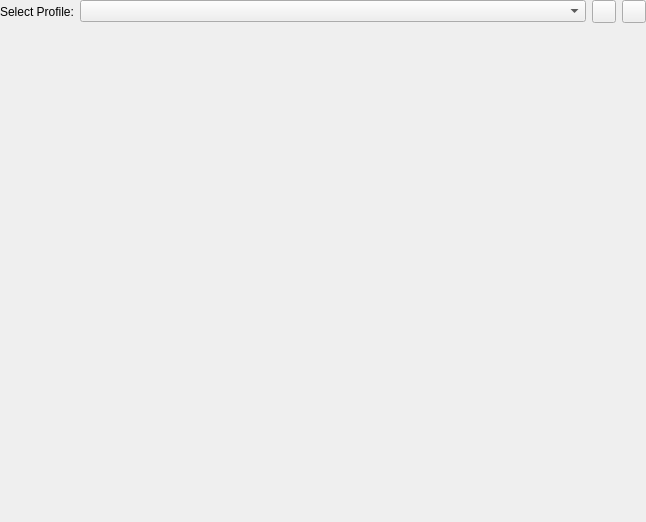
<?xml version="1.0" encoding="UTF-8"?>
<ui version="4.0">
 <class>TabletWidget</class>
 <widget class="QWidget" name="TabletWidget">
  <property name="geometry">
   <rect>
    <x>0</x>
    <y>0</y>
    <width>646</width>
    <height>522</height>
   </rect>
  </property>
  <property name="windowTitle">
   <string>Graphic Tablet Settings</string>
  </property>
  <property name="locale">
   <locale language="English" country="UnitedKingdom"/>
  </property>
  <layout class="QVBoxLayout" name="verticalLayout">
   <property name="margin">
    <number>0</number>
   </property>
   <item>
    <layout class="QHBoxLayout" name="profileLayout">
     <item>
      <widget class="QLabel" name="profileLabel">
       <property name="text">
        <string>Select Profile:</string>
       </property>
       <property name="buddy">
        <cstring>profileSelector</cstring>
       </property>
      </widget>
     </item>
     <item>
      <widget class="KComboBox" name="profileSelector">
       <property name="sizePolicy">
        <sizepolicy hsizetype="Expanding" vsizetype="Fixed">
         <horstretch>0</horstretch>
         <verstretch>0</verstretch>
        </sizepolicy>
       </property>
      </widget>
     </item>
     <item>
      <widget class="KAnimatedButton" name="addProfileButton">
       <property name="toolTip">
        <string>Creates a new default profile</string>
       </property>
       <property name="text">
        <string/>
       </property>
       <property name="toolButtonStyle">
        <enum>Qt::ToolButtonIconOnly</enum>
       </property>
       <property name="icons">
        <string>document-new</string>
       </property>
      </widget>
     </item>
     <item>
      <widget class="KAnimatedButton" name="delProfileButton">
       <property name="toolTip">
        <string>Deletes the current profile</string>
       </property>
       <property name="icons">
        <string>edit-delete-page</string>
       </property>
      </widget>
     </item>
    </layout>
   </item>
   <item>
    <widget class="KTabWidget" name="deviceTabWidget">
     <property name="documentMode">
      <bool>true</bool>
     </property>
    </widget>
   </item>
  </layout>
 </widget>
 <customwidgets>
  <customwidget>
   <class>KAnimatedButton</class>
   <extends>QToolButton</extends>
   <header>kanimatedbutton.h</header>
  </customwidget>
  <customwidget>
   <class>KComboBox</class>
   <extends>QComboBox</extends>
   <header>kcombobox.h</header>
  </customwidget>
  <customwidget>
   <class>KTabWidget</class>
   <extends>QTabWidget</extends>
   <header>ktabwidget.h</header>
   <container>1</container>
  </customwidget>
 </customwidgets>
 <tabstops>
  <tabstop>profileSelector</tabstop>
  <tabstop>addProfileButton</tabstop>
  <tabstop>delProfileButton</tabstop>
  <tabstop>deviceTabWidget</tabstop>
 </tabstops>
 <resources/>
 <connections/>
</ui>
